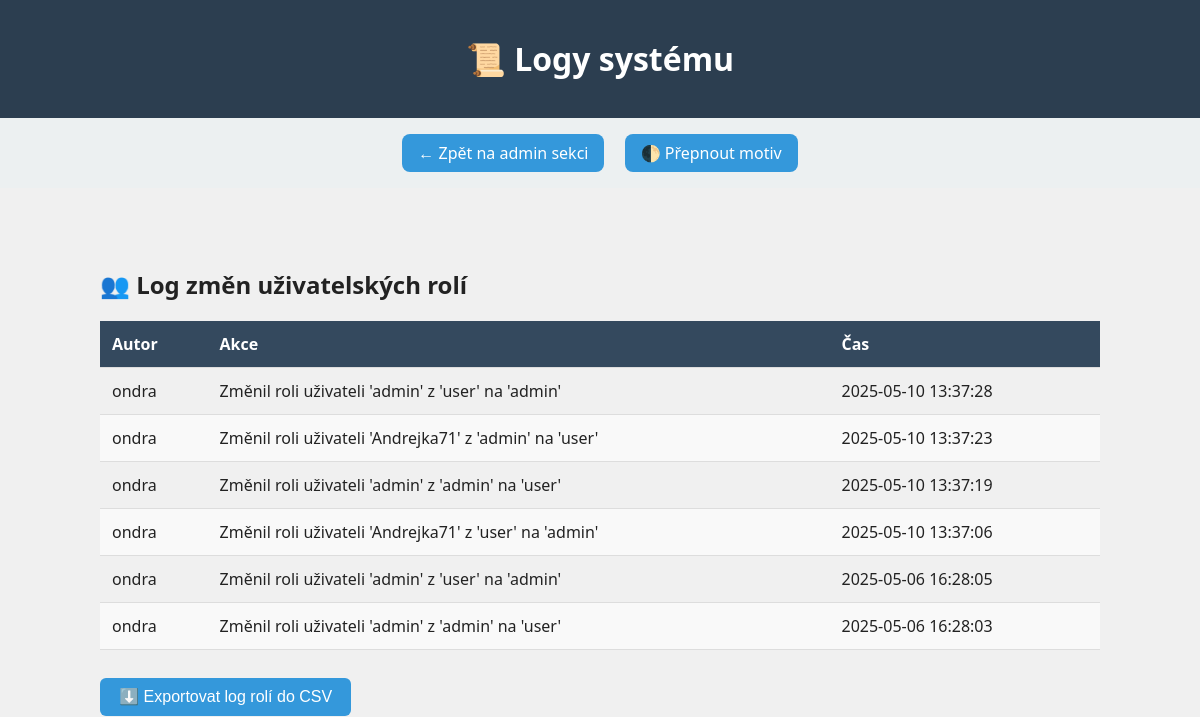
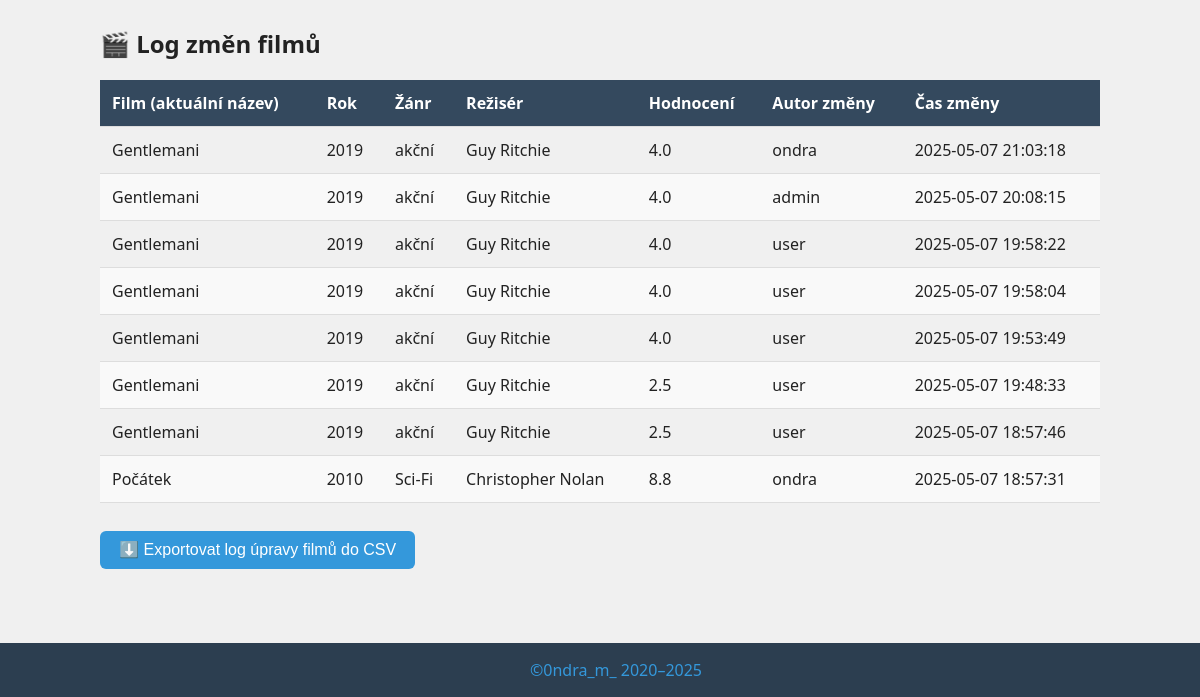
The page /logs.php (signed in) on the database as committed earlier (2 pictures, top to bottom).
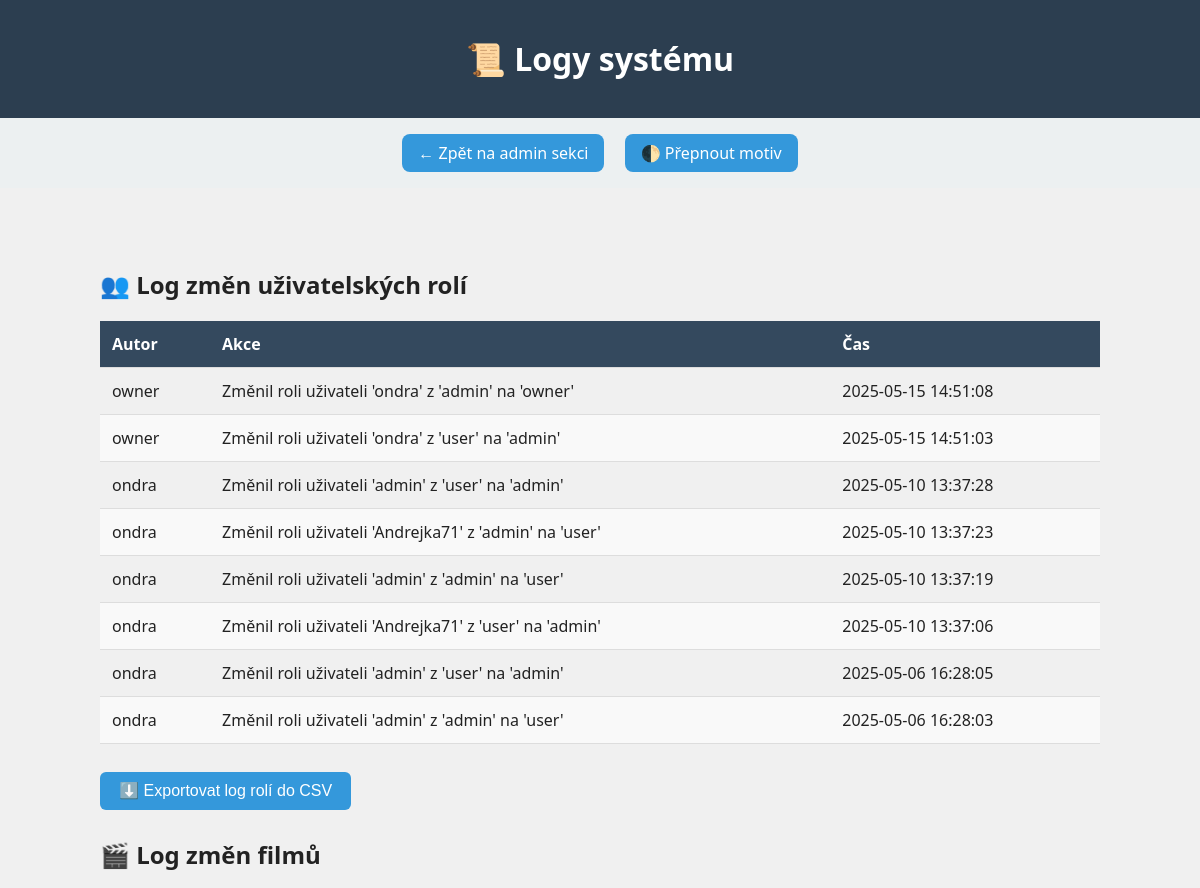
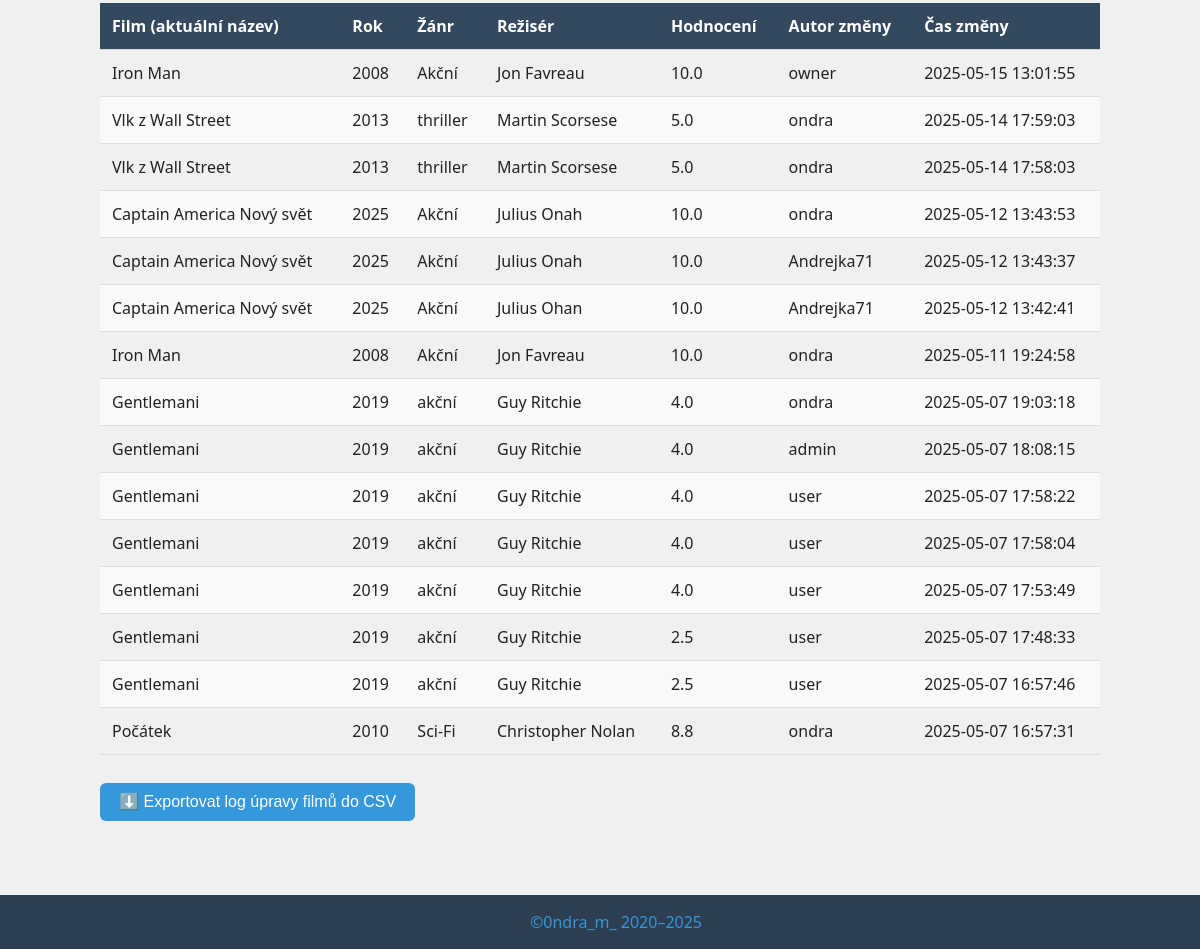
The same page on the database as committed later (2 pictures, top to bottom).
### tables this page shows
CREATE TABLE `logy` (
  `id` int NOT NULL,
  `autor` varchar(50) NOT NULL,
  `akce` text NOT NULL,
  `cas` datetime DEFAULT CURRENT_TIMESTAMP
);

CREATE TABLE `filmy_log` (
  `id` int NOT NULL,
  `film_id` int NOT NULL,
  `nazev` varchar(255) DEFAULT NULL,
  `rok` int DEFAULT NULL,
  `zanr` varchar(100) DEFAULT NULL,
  `reziser` varchar(255) DEFAULT NULL,
  `hodnoceni` decimal(3,1) DEFAULT NULL,
  `popis` text,
  `autor` varchar(50) DEFAULT NULL,
  `zmeneno` timestamp NOT NULL DEFAULT CURRENT_TIMESTAMP
);

### logs.php (the view, shortened to what this page needs)
<?php
require 'db.php';
$logy_role = $conn->query("SELECT * FROM logy ORDER BY cas DESC LIMIT 50");
$logy_filmy = $conn->query("SELECT * FROM filmy_log ORDER BY zmeneno DESC LIMIT 50");
?>
<!DOCTYPE html>
<html lang="cs">
<head>
    <link rel="stylesheet" href="styles.css">
</head>
<body>
    <header>
        <h1>📜 Logy systému</h1>
    </header>
    <nav>
        <a class="button" href="admin.php">← Zpět na admin sekci</a>
        <a class="button" onclick="toggleTheme()">🌓 Přepnout motiv</a>
    </nav>
    <div class="container">
        <h2>👥 Log změn uživatelských rolí</h2>
        <?php if (!$logy_role): ?>
            <p style='color:red;'>Chyba při načítání logu rolí: <?= $conn->error ?></p>
        <?php else: ?>
            <div class="table-wrapper">
                <table class="admin-table">
                    <thead>
                        <tr>
                            <th>Autor</th>
                            <th>Akce</th>
                            <th>Čas</th>
                        </tr>
                    </thead>
                    <tbody>
                        <?php while ($log = $logy_role->fetch_assoc()): ?>
                            <tr>
                                <td><?= htmlspecialchars($log['autor']) ?></td>
                                <td><?= htmlspecialchars($log['akce']) ?></td>
                                <td><?= htmlspecialchars($log['cas']) ?></td>
                            </tr>
                        <?php endwhile; ?>
                    </tbody>
                </table>
            </div>
        <?php endif; ?>
        <form method="post" action="export_log.php" style="margin-top: 20px;">
            <button type="submit" class="button">⬇️ Exportovat log rolí do CSV</button>
        </form>
        <h2>🎬 Log změn filmů</h2>
        <?php if (!$logy_filmy): ?>
            <p style='color:red;'>Chyba při načítání logu filmů: <?= $conn->error ?></p>
        <?php else: ?>
            <div class="table-wrapper">
                <table class="admin-table">
                    <thead>
                        <tr>
                            <th>Film (aktuální název)</th>
                            <th>Rok</th>
                            <th>Žánr</th>
                            <th>Režisér</th>
                            <th>Hodnocení</th>
                            <th>Autor změny</th>
                            <th>Čas změny</th>
                        </tr>
                    </thead>
                    <tbody>
                        <?php while ($film_log = $logy_filmy->fetch_assoc()): ?>
                            <tr>
                                <td><?= htmlspecialchars($film_log['nazev']) ?></td>
                                <td><?= $film_log['rok'] ?></td>
                                <td><?= htmlspecialchars($film_log['zanr']) ?></td>
                                <td><?= htmlspecialchars($film_log['reziser']) ?></td>
                                <td><?= $film_log['hodnoceni'] ?></td>
                                <td><?= htmlspecialchars($film_log['autor']) ?></td>
                                <td><?= $film_log['zmeneno'] ?></td>
                            </tr>
                        <?php endwhile; ?>
                    </tbody>
                </table>
            </div>
        <?php endif; ?>
        <form method="post" action="export_filmy_log.php" style="margin-top: 20px;">
            <button type="submit" class="button">⬇️ Exportovat log úpravy filmů do CSV</button>
        </form>
    </div>
</body>
<footer>
    <a href="https://github.com/0ndraM">©0ndra_m_ 2020–<?= date("Y"); ?></a>
</footer>
</html>

### styles.css (style rules this page uses)
body { font-family: 'Segoe UI', sans-serif; background-color: #f0f0f0; color: #222; margin: 0; padding: 0 0 60px 0; }
header { background: #2c3e50; color: white; padding: 1em; text-align: center; }
nav { padding: 0.5em; text-align: center; background: #ecf0f1; }
nav .button { margin: 0.5em; padding: 0.5em 1em; background: #3498db; color: white; text-decoration: none; border-radius: 8px; transition: background 0.3s; }
.button, .btn { display: inline-block; background-color: #3498db; color: white; padding: 0.6em 1.2em; text-decoration: none; border-radius: 6px; margin: 0.5em 0; cursor: pointer; transition: background 0.3s ease; font-size: 1em; }
.container { padding: 60px 1em 60px; max-width: 1000px; margin: auto; }
.admin-table { width: 100%; border-collapse: collapse; margin-top: 0,2em; }
.admin-table th, .admin-table td { padding: 0.75em; text-align: left; border-bottom: 1px solid #ddd; }
.admin-table th { background-color: #34495e; color: white; }
.admin-table tr:nth-child(even) { background-color: #f9f9f9; }
form button { background-color: #2ecc71; color: white; border: none; padding: 0.6em 1.2em; border-radius: 5px; cursor: pointer; }
footer { background: #2c3e50; color: white; padding: 1em; text-align: center; position: fixed; bottom: 0; width: 100%; }
footer a { color: #3498db; text-decoration: none; }

Rows that differ between the two databases and show on the page:
added logy: autor "owner", akce "Změnil roli uživateli 'ondra' z 'admin' na 'owner'", cas "2025-05-15 14:51:08"
added logy: autor "owner", akce "Změnil roli uživateli 'ondra' z 'user' na 'admin'", cas "2025-05-15 14:51:03"
added filmy_log: nazev "Iron Man", rok "2008", zanr "Akční", reziser "Jon Favreau", hodnoceni "10.0", autor "owner", zmeneno "2025-05-15 13:01:55"
added filmy_log: nazev "Vlk z Wall Street", rok "2013", zanr "thriller", reziser "Martin Scorsese", hodnoceni "5.0", autor "ondra", zmeneno "2025-05-14 17:59:03"
added filmy_log: nazev "Vlk z Wall Street", rok "2013", zanr "thriller", reziser "Martin Scorsese", hodnoceni "5.0", autor "ondra", zmeneno "2025-05-14 17:58:03"
added filmy_log: nazev "Captain America Nový svět", rok "2025", zanr "Akční", reziser "Julius Onah", hodnoceni "10.0", autor "ondra", zmeneno "2025-05-12 13:43:53"
added filmy_log: nazev "Captain America Nový svět", rok "2025", zanr "Akční", reziser "Julius Onah", hodnoceni "10.0", autor "Andrejka71", zmeneno "2025-05-12 13:43:37"
added filmy_log: nazev "Captain America Nový svět", rok "2025", zanr "Akční", reziser "Julius Ohan", hodnoceni "10.0", autor "Andrejka71", zmeneno "2025-05-12 13:42:41"
added filmy_log: nazev "Iron Man", rok "2008", zanr "Akční", reziser "Jon Favreau", hodnoceni "10.0", autor "ondra", zmeneno "2025-05-11 19:24:58"
changed filmy_log (number 8 of 15 on the later page): zmeneno "2025-05-07 21:03:18" → "2025-05-07 19:03:18"
changed filmy_log "admin": zmeneno "2025-05-07 20:08:15" → "2025-05-07 18:08:15"
changed filmy_log (number 10 of 15 on the later page): zmeneno "2025-05-07 19:58:22" → "2025-05-07 17:58:22"
changed filmy_log (number 11 of 15 on the later page): zmeneno "2025-05-07 19:58:04" → "2025-05-07 17:58:04"
changed filmy_log (number 12 of 15 on the later page): zmeneno "2025-05-07 19:53:49" → "2025-05-07 17:53:49"
changed filmy_log (number 13 of 15 on the later page): zmeneno "2025-05-07 19:48:33" → "2025-05-07 17:48:33"
changed filmy_log (number 14 of 15 on the later page): zmeneno "2025-05-07 18:57:46" → "2025-05-07 16:57:46"
changed filmy_log "Počátek": zmeneno "2025-05-07 18:57:31" → "2025-05-07 16:57:31"
